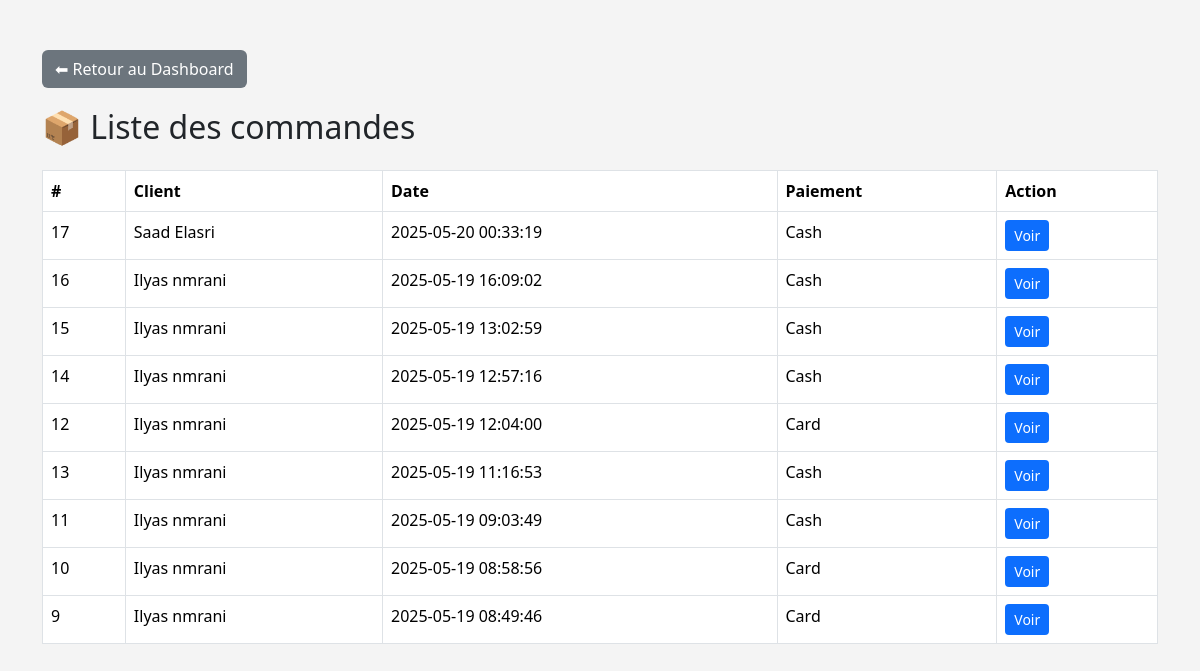
The page /manage_orders.php (signed in) on the database as committed earlier.
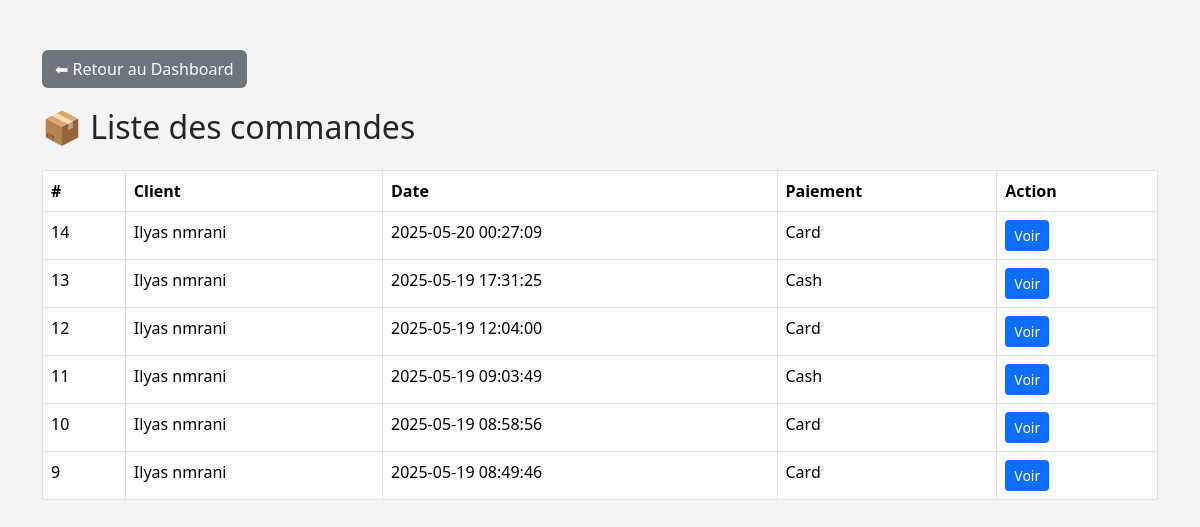
The same page on the database as committed later.
### tables this page shows
CREATE TABLE `orders` (
  `id` int(11) NOT NULL,
  `user_id` int(11) NOT NULL,
  `payment_method` varchar(20) DEFAULT NULL,
  `created_at` datetime DEFAULT NULL
);

CREATE TABLE `user` (
  `id` int(11) NOT NULL,
  `email` varchar(255) NOT NULL,
  `password` varchar(255) NOT NULL,
  `role` enum('admin','client') NOT NULL,
  `fullName` varchar(255) NOT NULL
);

### manage_orders.php (the view, shortened to what this page needs)
<?php
require_once 'Model/database.php';
$stmt = $pdo->query("
    SELECT o.id, o.created_at, o.payment_method, u.fullName
    FROM orders o
    JOIN user u ON o.user_id = u.id
    ORDER BY o.created_at DESC
");
$orders = $stmt->fetchAll();
?>
<!DOCTYPE html>
<html lang="fr">
<head>
  <link href="https://cdn.jsdelivr.net/npm/bootstrap@5.3.2/dist/css/bootstrap.min.css" rel="stylesheet">
</head>
<body>
<div class="container">
  <a href="dashboard.php" class="btn back-btn">⬅ Retour au Dashboard</a>
  <h2 class="mb-4">📦 Liste des commandes</h2>
  <table class="table table-bordered">
    <thead>
      <tr>
        <th>#</th>
        <th>Client</th>
        <th>Date</th>
        <th>Paiement</th>
        <th>Action</th>
      </tr>
    </thead>
    <tbody>
      <?php foreach ($orders as $order): ?>
        <tr>
          <td><?= $order['id'] ?></td>
          <td><?= htmlspecialchars($order['fullName']) ?></td>
          <td><?= $order['created_at'] ?></td>
          <td><?= ucfirst($order['payment_method']) ?></td>
          <td>
            <a href="order_detail_admin.php?order_id=<?= $order['id'] ?>" class="btn btn-sm btn-detail">Voir</a>
          </td>
        </tr>
      <?php endforeach; ?>
    </tbody>
  </table>
</div>
</body>
</html>

Rows that differ between the two databases and show on the page:
removed orders: id "17", user.fullName "Saad Elasri", created_at "2025-05-20 00:33:19", payment_method "Cash"
removed orders: id "16", user.fullName "Ilyas nmrani", created_at "2025-05-19 16:09:02", payment_method "Cash"
removed orders: id "15", user.fullName "Ilyas nmrani", created_at "2025-05-19 13:02:59", payment_method "Cash"
changed orders id 14: created_at "2025-05-19 12:57:16" → "2025-05-20 00:27:09"; payment_method "Cash" → "Card"
changed orders id 13: created_at "2025-05-19 11:16:53" → "2025-05-19 17:31:25"; moves up the list
